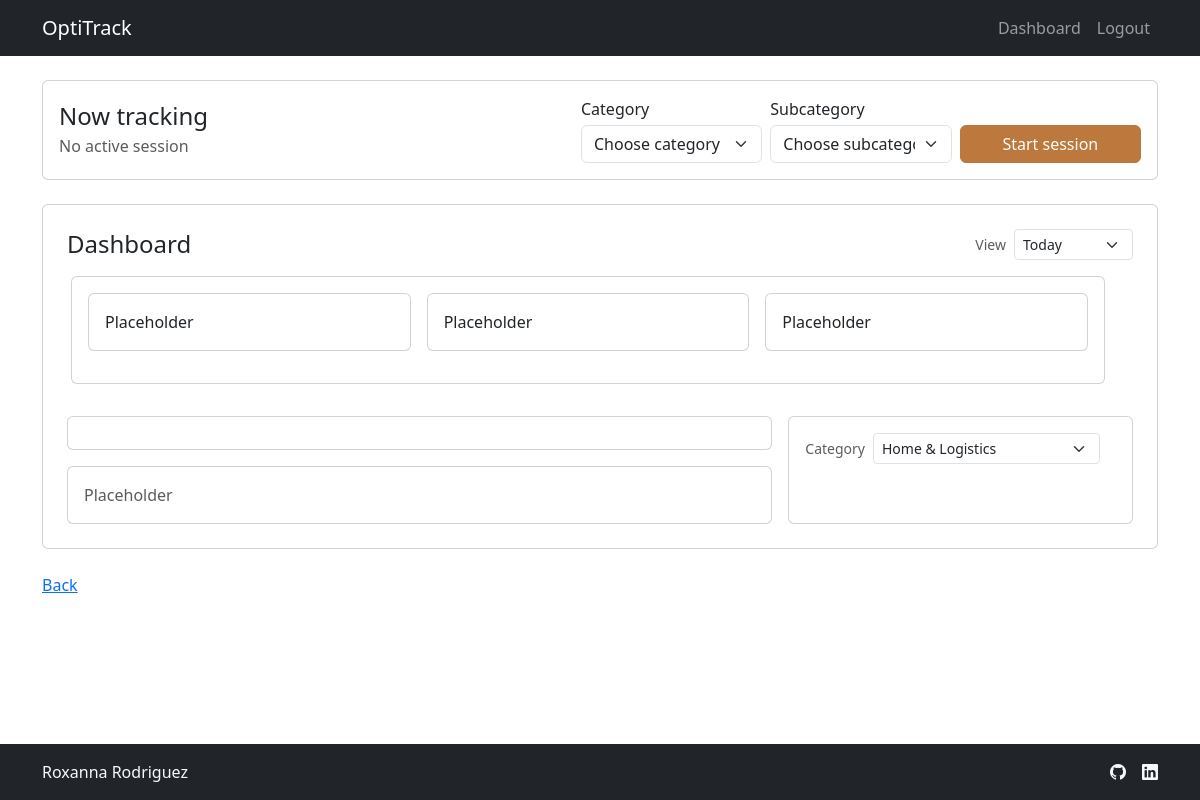
Before: /dashboard (signed in) with the older database file.
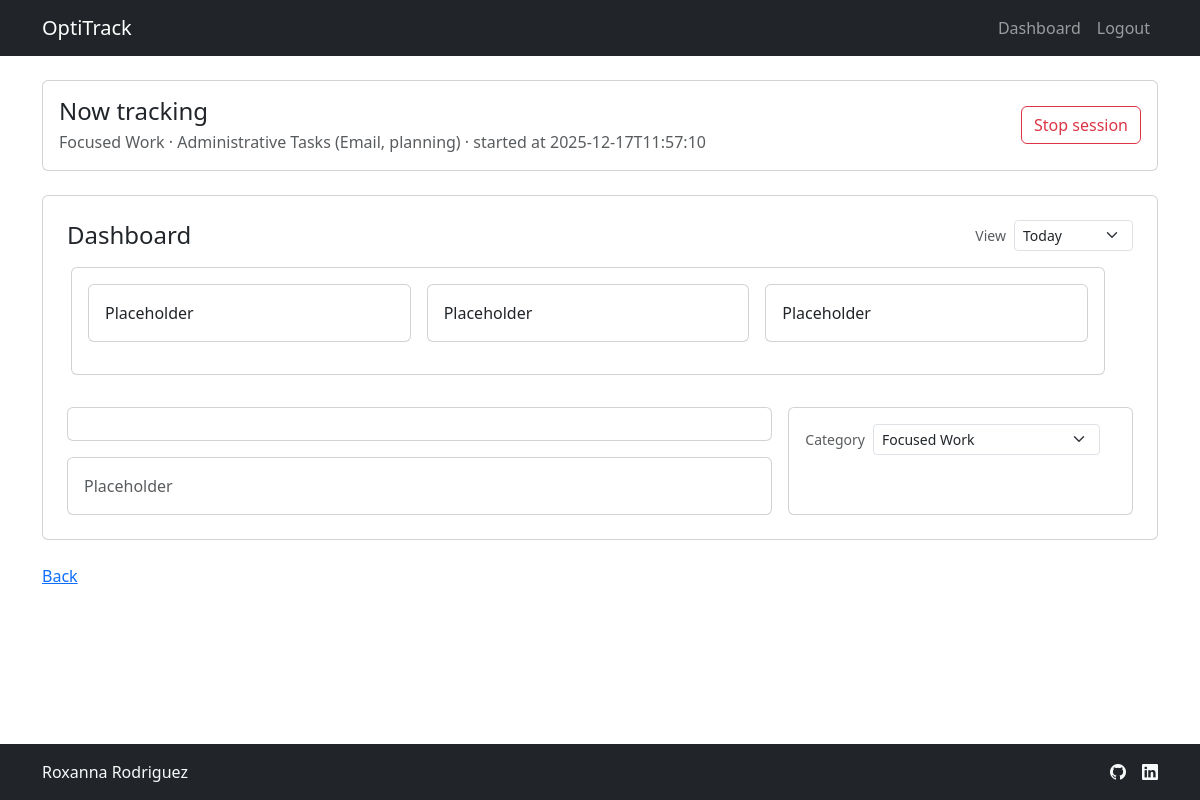
After: the same page with the newer database file.
### tables this page shows
CREATE TABLE events (
    event_id INTEGER PRIMARY KEY AUTOINCREMENT,
    user_id INTEGER NOT NULL,
    category TEXT NOT NULL,
    subcategory TEXT NOT NULL,
    start_ts TIMESTAMP NOT NULL,
    end_ts TIMESTAMP,
    FOREIGN KEY (user_id) REFERENCES users(user_id)
);

### app.py (the view, shortened to what this page needs)
@app.route("/dashboard")
@login_required
def dashboard():
    db = get_db()
    rows = db.execute(
        """
        SELECT category, subcategory
        FROM user_activities
        WHERE user_id = ?
        """,
        (g.user["user_id"],)
    ).fetchall()
    activities_by_cat = {}
    for row in rows:
        activities_by_cat.setdefault(row["category"], []).append(row["subcategory"])
    active_session = db.execute(
        """
        SELECT *
        FROM events
        WHERE user_id = ? AND end_ts IS NULL
        """,
        (g.user["user_id"],)
    ).fetchone()
    query = """
        SELECT
            category,
        SUM(total_seconds) AS total_time_spent_seconds
        FROM vw_daily_activity
        WHERE user_id = ? AND event_date = DATE('now', 'localtime')
        GROUP BY category
        ORDER BY total_time_spent_seconds DESC
        """
    df_today_by_category = pd.read_sql_query(query, db, params=(g.user["user_id"],))
    period = request.args.get("period", "today")
    df_today_by_category["total_time_spent_hours"] = df_today_by_category["total_time_spent_seconds"]/3600
    total_time_tracked = df_today_by_category["total_time_spent_seconds"].sum()/3600
    top_category = df_today_by_category.iloc[0]["category"]
    categories_available = df_today_by_category["category"].tolist()
    selected_category = request.args.get("category", top_category)
    if selected_category not in categories_available:
        selected_category = top_category
    query = """
        SELECT
            subcategory,
            SUM(total_seconds) AS total_time_spent_seconds
        FROM vw_daily_activity
        WHERE user_id = ?
            AND event_date = DATE('now', 'localtime')
            AND category = ?
        GROUP BY subcategory
        """
    df_subcategory_breakdown = pd.read_sql_query(query, db, params=(g.user["user_id"], selected_category))
    df_subcategory_breakdown["total_time_spent_hours"] = df_subcategory_breakdown["total_time_spent_seconds"]/3600
    chart_today_by_category = charts.today_by_category(df_today_by_category)
    div_today_by_category = charts.fig_to_div(chart_today_by_category)
    chart_subcategory_breakdown = charts.subcategories_breakdown(df_subcategory_breakdown, selected_category)
    div_subcategory_breakdown = charts.fig_to_div(chart_subcategory_breakdown)
    chart_divs = {"div_today_by_category": div_today_by_category,
                    "div_subcategory_breakdown": div_subcategory_breakdown}
    kpis = {"total_time_tracked": total_time_tracked,
                    "top_category": top_category}
    return render_template("dashboard.html",
                           activities_by_cat=activities_by_cat,
                           active_session=active_session,
                           period=period,
                           categories_available=categories_available,
                           selected_category=selected_category,
                           chart_divs=chart_divs,
                           kpis = kpis)

### app.py (called while the page is built, shortened)
@app.before_request
def load_logged_in_user():
    user_id = session.get("user_id")
    if user_id is None:
        g.user = None
    else:
        db = get_db()
        g.user = db.execute(
            """
            SELECT * FROM users WHERE user_id = ?
            """,
            (user_id,)
        ).fetchone()

@app.before_request
def require_setup_if_needed():
    if g.get("user") is None:
        return
    if g.user["setup_completed"]:
        return

@app.after_request
def add_no_cache_headers(response):
    response.headers["Cache-Control"] = "no-store, no-cache, must-revalidate, max-age=0"
    response.headers["Pragma"] = "no-cache"
    response.headers["Expires"] = "0"
    return response

### charts.py (called while the page is built)
def today_by_category(df):
    df = df.sort_values("total_time_spent_hours", ascending=True)
    fig = px.bar(
        df,
        x="total_time_spent_hours",
        y="category",
        orientation="h",
        title="Hours by Category"
    )
    fig.update_layout(margin=dict(l=10, r=10, t=40, b=10))
    fig.update_xaxes(title="Hours", tickformat=".2f")
    return fig

def subcategories_breakdown(df, selected_category):
    df = df.sort_values("total_time_spent_hours", ascending=True)
    fig = px.bar(
        df,
        x="subcategory",
        y="total_time_spent_hours",
        title=f"{selected_category} - subcategories"
    )
    fig.update_layout(margin=dict(l=10, r=10, t=40, b=10))
    fig.update_yaxes(title="Hours", tickformat=".2f")
    return fig

def fig_to_div(fig):
    return pio.to_html(fig, full_html=False, include_plotlyjs="cdn")

### helpers.py (called while the page is built)
def get_db():
    if "db" not in g:
        g.db = sqlite3.connect(current_app.config["DATABASE"])
        g.db.row_factory = sqlite3.Row
    return g.db

def login_required(f):
    @wraps(f)
    def decorated_function(*args, **kwargs):
        if g.user is None:
            return redirect("/login")
        return f(*args, **kwargs)
    return decorated_function

### templates/dashboard.html (shortened to what this page needs)
{% extends "layout.html" %}
{% block content %}
<div class="container py-4">
    <section class="mb-4">
        <div class="card">
            <div class="card-body d-flex flex-column flex-md-row align-items-md-center justify-content-between gap-3">
                <div>
                    <h2 class="h4 mb-1">Now tracking</h2>
                    <p class="text-muted mb-0">
                        {% if active_session %}
                        {{ active_session["category"] }} · {{ active_session["subcategory"] }} · started at {{
                        active_session["start_ts"] }}
                        {% else %}
                        No active session
                        {% endif %}
                    </p>
                </div>
                {% if not active_session %}
                <div class="dashboard-tracker">
                    <form method="post" action="/sessions/start" class="row g-2 align-items-end">
                        <div class="col-12 col-md-4">
                            <label for="categorySelect" class="form-label mb-1">Category</label>
                            <select id="categorySelect" name="category" class="form-select w-100" required>
                                <option value="" selected disabled>Choose category</option>
                            </select>
                        </div>
                        <div class="col-12 col-md-4">
                            <label for="subcategorySelect" class="form-label mb-1">Subcategory</label>
                            <select id="subcategorySelect" name="subcategory" class="form-select w-100" required>
                                <option value="" selected disabled>Choose subcategory</option>
                            </select>
                        </div>
                        <div class="col-12 col-md-4">
                            <button type="submit" class="btn btn-secondary tracker-btn w-100">
                                Start session
                            </button>
                        </div>
                    </form>
                </div>
                {% else %}
                <div class="dashboard-tracker">
                    <form method="post" action="/sessions/stop">
                        <button type="submit" class="btn btn-outline-danger tracker-btn w-100">
                            Stop session
                        </button>
                    </form>
                </div>
                {% endif %}
            </div>
        </div>
    </section>
    <section class="mb-4">
        <div class="card">
            <div class="card-body p-4">
                <div class="d-flex align-items-center justify-content-between mb-3">
                    <h2 class="h4 mb-0">Dashboard</h2>
                    <form method="get" class="d-flex align-items-center gap-2">
                        <label for="periodSelect" class="form-label mb-0 small text-muted">View</label>
                        <select id="periodSelect" name="period" class="form-select form-select-sm"
                            onchange="this.form.submit()">
                            <option value="today" {% if period=="today" %}selected{% endif %}>Today</option>
                        </select>
                    </form>
                </div>
                <div class="row g-3 align-items-stretch">
                    <div class="row my-3">
                        <div class="col-12">
                            <div class="card flex-fill">
                                <div class="card-body">
                                    <div class="row mb-3 g-3">
                                        <div class="col-12 col-md-4">
                                            <div class="card">
                                                <div class="card-body">Placeholder</div>
                                            </div>
                                        </div>
                                        <div class="col-12 col-md-4">
                                            <div class="card">
                                                <div class="card-body">Placeholder</div>
                                            </div>
                                        </div>
                                        <div class="col-12 col-md-4">
                                            <div class="card">
                                                <div class="card-body">Placeholder</div>
                                            </div>
                                        </div>
                                    </div>
                                </div>
                            </div>
                        </div>
                    </div>
                    <div class="col-12 col-lg-8 d-flex flex-column gap-3">
                        <div class="card flex-fill">
                            <div class="card-body">
                            </div>
                        </div>
                        <div class="card flex-fill">
                            <div class="card-body">
                                <p class="text-muted mb-0">Placeholder</p>
                            </div>
                        </div>
                    </div>
                    <div class="col-12 col-lg-4 d-flex">
                        <div class="card w-100 h-100">
                            <div class="card-body">
                                <div class="d-flex align-items-center justify-content-between mb-2">
                                    <form method="get" class="d-flex align-items-center gap-2">
                                        <label for="dashboardCategorySelect"
                                            class="form-label mb-0 small text-muted">Category</label>
                                        <select id="dashboardCategorySelect" name="category"
                                            class="form-select form-select-sm w-auto" onchange="this.form.submit()">
                                            {% for category in categories_available %}
                                            <option value="{{ category }}" {% if category==selected_category
                                                %}selected{% endif %}>
                                                {{ category }}
                                            </option>
                                            {% endfor %}
                                        </select>
                                    </form>
                                </div>
                                {% if chart_divs %}
                                {{ chart_divs.div_subcategory_breakdown | safe }}
                                {% else %}
                                <p>No data today.</p>
                                {% endif %}
                            </div>
                        </div>
                    </div>
                </div>
            </div>
        </div>
    </section>
    <a href="{{ url_for('index') }}">Back</a>
    {% endblock %}

### templates/layout.html (shortened to what this page needs)
<!DOCTYPE html>
<html lang="en">
<head>
    <link href="https://cdn.jsdelivr.net/npm/bootstrap@5.3.3/dist/css/bootstrap.min.css" rel="stylesheet"
>
    <link rel="stylesheet" href="{{ url_for('static', filename='styles.css') }}">
    <link rel="stylesheet" href="https://cdn.jsdelivr.net/npm/bootstrap-icons@1.10.5/font/bootstrap-icons.css">
</head>
<body>
    <nav class="navbar navbar-expand-md navbar-dark bg-dark">
        <div class="container">
            <a class="navbar-brand d-flex align-items-center" href="{{ url_for('index') }}">
                <span> OptiTrack </span>
            </a>
            {% if g.user %}
            <div class="collapse navbar-collapse" id="navbarNav">
                <ul class="navbar-nav ms-auto mb-2 mb-md-0">
                    <li class="nav-item">
                        <a class="nav-link" href="{{ url_for('dashboard') }}">Dashboard</a>
                    </li>
                    <li class="nav-item">
                        <a class="nav-link" href="{{ url_for('logout') }}">Logout</a>
                    </li>
                </ul>
            </div>
            {% endif %}
        </div>
    </nav>
    <main class="{% block main_class %}{% endblock %}">
        {% block content %}{% endblock %}
    </main>
    <footer class="text-center bg-dark text-light py-3">
        <div class="container">
            <div class="row align-items-center">
                <div class="col-md-4 d-flex align-items-center justify-content-center justify-content-md-start">
                    <span class="mb-3 mb-md-0 text-light">Roxanna Rodriguez</span>
                </div>
                <ul class="col-md-4 offset-md-4 nav justify-content-center justify-content-md-end list-unstyled d-flex">
                    <li class="ms-3">
                        <a class="text-light" href="#" aria-label="GitHub">
                            <i class="bi bi-github" aria-hidden="true"></i>
                        </a>
                    </li>
                    <li class="ms-3">
                        <a class="text-light" href="#" aria-label="LinkedIn">
                            <i class="bi bi-linkedin" aria-hidden="true"></i>
                        </a>
                    </li>
                </ul>
            </div>
        </div>
    </footer>
</body>
</html>

### static/styles.css (style rules this page uses)
.navbar-dark { background-color: #1F1D20; }
html, body { height: 100%; }
body { display: flex; flex-direction: column; min-height: 100vh; }
main { flex: 1; }
.dashboard-tracker { max-width: 560px; }
.tracker-btn { white-space: nowrap; }
@media (min-width: 768px) { .tracker-btn { width: 130px; } }

Changed rows visible on the page:
added events: category "Focused Work", subcategory "Administrative Tasks (Email, planning)", start_ts "2025-12-17T11:57:10"
Other visible differences:
form field category: "Home & Logistics" → "Focused Work"
form field category: "Choose category" → (not shown)
form field subcategory: "Choose subcategory" → (not shown)
text no longer shown: "No active session Category Subcategory Start session"
text now shown: "· · started at Stop session"
